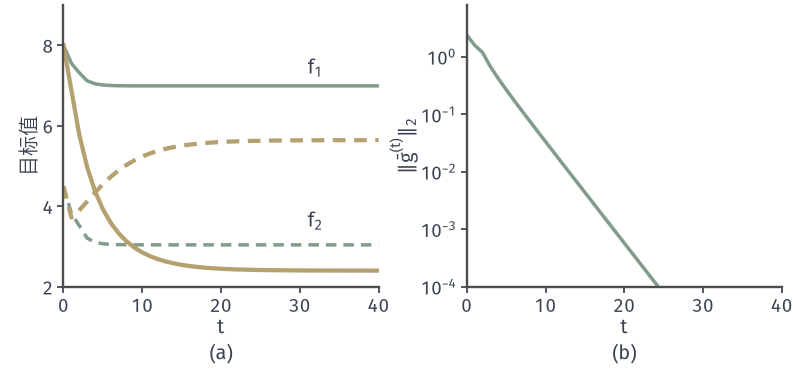

Recreate this plot in Python.
from pathlib import Path
import sys
sys.path.insert(0, str(Path(__file__).resolve().parents[1]/"moo-common"))
from moo_fig import *
HERE = Path(__file__).resolve().parent
# From x0=(4,0): objective values under MGDA vs gradient descent on the fixed sum w=(1/2,1/2); residual of MGDA.
def wgd(x0, T, w=.5):
    H = np.diag([w+(1-w), 9*w+(1-w)]); x = np.array(x0, float); P = [x.copy()]; a = 1/np.max(np.diag(H))
    for _ in range(T):
        g1, g2 = gm(x); x = x-a*(w*g1+(1-w)*g2); P.append(x.copy())
    return np.array(P)
T = 40; P, R, A_, _ = mgda((4, 0), T); Q = wgd((4, 0), T); V = fm(P).T; W = fm(Q).T; t = np.arange(T+1)
fig, axes = figure(width_mm=112, height_mm=52, ncols=2)
panels(fig, .08, .985, .985, .22, .28)
ax = axes[0]; setup(ax, (0, 40), (2, 9), range(0, 41, 10), range(2, 10, 2), '$t$', '目标值')
ax.plot(t, V[:, 0], color=GREEN, lw=1.4); ax.plot(t, V[:, 1], color=GREEN, lw=1.4, ls=(0, (3, 2)))
ax.plot(t, W[:, 0], color=YELLOW, lw=1.7); ax.plot(t, W[:, 1], color=YELLOW, lw=1.7, ls=(0, (3, 2)))
ax.text(31, 7.3, '$f_1$', color=INK); ax.text(31, 3.5, '$f_2$', color=INK)
ax = axes[1]; setup(ax, (0, 40), (1e-4, 8), range(0, 41, 10), None, '$t$', r'$\Vert\bar g^{(t)}\Vert_2$')
ax.semilogy(t[:-1], R, color=GREEN, lw=1.4); ax.tick_params(axis='y', which='minor', length=0)
ax.set_ylim(1e-4, 8); tags(fig, axes)
save(fig, HERE, 'figure', {'mgda_end': V[-1].tolist(), 'wgd_end': W[-1].tolist()}); print(V[0], V[-1], W[-1], W[:,1].max(), R[-1])
